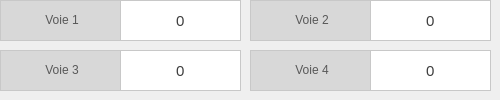
      <widget class="QWidget" name="page_5G">
       <widget class="QLabel" name="label_auto_channel_5_5G">
        <property name="geometry">
         <rect>
          <x>250</x>
          <y>50</y>
          <width>121</width>
          <height>41</height>
         </rect>
        </property>
        <property name="styleSheet">
         <string notr="true">background-color: rgb(216, 216, 216);
border: 1px solid rgb(200, 200, 200);
font: 700 9pt &quot;Segoe UI&quot;;
color: rgb(88, 88, 88);</string>
        </property>
        <property name="text">
         <string>&lt;html&gt;&lt;head/&gt;&lt;body&gt;&lt;p align=&quot;center&quot;&gt;Voie 4&lt;/p&gt;&lt;/body&gt;&lt;/html&gt;</string>
        </property>
       </widget>
       <widget class="QLabel" name="label_auto_channel_1_5G">
        <property name="geometry">
         <rect>
          <x>0</x>
          <y>0</y>
          <width>121</width>
          <height>41</height>
         </rect>
        </property>
        <property name="styleSheet">
         <string notr="true">background-color: rgb(216, 216, 216);
border: 1px solid rgb(200, 200, 200);
font: 700 9pt &quot;Segoe UI&quot;;
color: rgb(88, 88, 88);</string>
        </property>
        <property name="text">
         <string>&lt;html&gt;&lt;head/&gt;&lt;body&gt;&lt;p align=&quot;center&quot;&gt;Voie 1&lt;/p&gt;&lt;/body&gt;&lt;/html&gt;</string>
        </property>
       </widget>
       <widget class="QLabel" name="label_auto_channel_2_5G">
        <property name="geometry">
         <rect>
          <x>250</x>
          <y>0</y>
          <width>121</width>
          <height>41</height>
         </rect>
        </property>
        <property name="styleSheet">
         <string notr="true">background-color: rgb(216, 216, 216);
border: 1px solid rgb(200, 200, 200);
font: 700 9pt &quot;Segoe UI&quot;;
color: rgb(88, 88, 88);</string>
        </property>
        <property name="text">
         <string>&lt;html&gt;&lt;head/&gt;&lt;body&gt;&lt;p align=&quot;center&quot;&gt;Voie 2&lt;/p&gt;&lt;/body&gt;&lt;/html&gt;</string>
        </property>
       </widget>
       <widget class="QSpinBox" name="spinBox_auto_channel_3_5G">
        <property name="geometry">
         <rect>
          <x>120</x>
          <y>50</y>
          <width>121</width>
          <height>41</height>
         </rect>
        </property>
        <property name="font">
         <font>
          <family>Segoe UI</family>
          <pointsize>11</pointsize>
          <italic>false</italic>
          <bold>false</bold>
         </font>
        </property>
        <property name="styleSheet">
         <string notr="true">border: 1px solid rgb(200, 200, 200);
font: 11pt &quot;Segoe UI&quot;;
color: rgb(62, 62, 62);
</string>
        </property>
        <property name="alignment">
         <set>Qt::AlignCenter</set>
        </property>
        <property name="buttonSymbols">
         <enum>QAbstractSpinBox::NoButtons</enum>
        </property>
        <property name="suffix">
         <string/>
        </property>
        <property name="prefix">
         <string/>
        </property>
        <property name="minimum">
         <number>0</number>
        </property>
        <property name="maximum">
         <number>4095</number>
        </property>
        <property name="value">
         <number>0</number>
        </property>
       </widget>
       <widget class="QSpinBox" name="spinBox_auto_channel_2_5G">
        <property name="geometry">
         <rect>
          <x>370</x>
          <y>0</y>
          <width>121</width>
          <height>41</height>
         </rect>
        </property>
        <property name="font">
         <font>
          <family>Segoe UI</family>
          <pointsize>11</pointsize>
          <italic>false</italic>
          <bold>false</bold>
         </font>
        </property>
        <property name="styleSheet">
         <string notr="true">border: 1px solid rgb(200, 200, 200);
font: 11pt &quot;Segoe UI&quot;;
color: rgb(62, 62, 62);
</string>
        </property>
        <property name="alignment">
         <set>Qt::AlignCenter</set>
        </property>
        <property name="buttonSymbols">
         <enum>QAbstractSpinBox::NoButtons</enum>
        </property>
        <property name="suffix">
         <string/>
        </property>
        <property name="prefix">
         <string/>
        </property>
        <property name="minimum">
         <number>0</number>
        </property>
        <property name="maximum">
         <number>4095</number>
        </property>
        <property name="value">
         <number>0</number>
        </property>
       </widget>
       <widget class="QSpinBox" name="spinBox_auto_channel_4_5G">
        <property name="geometry">
         <rect>
          <x>370</x>
          <y>50</y>
          <width>121</width>
          <height>41</height>
         </rect>
        </property>
        <property name="font">
         <font>
          <family>Segoe UI</family>
          <pointsize>11</pointsize>
          <italic>false</italic>
          <bold>false</bold>
         </font>
        </property>
        <property name="styleSheet">
         <string notr="true">border: 1px solid rgb(200, 200, 200);
font: 11pt &quot;Segoe UI&quot;;
color: rgb(62, 62, 62);
</string>
        </property>
        <property name="alignment">
         <set>Qt::AlignCenter</set>
        </property>
        <property name="buttonSymbols">
         <enum>QAbstractSpinBox::NoButtons</enum>
        </property>
        <property name="suffix">
         <string/>
        </property>
        <property name="prefix">
         <string/>
        </property>
        <property name="minimum">
         <number>0</number>
        </property>
        <property name="maximum">
         <number>4095</number>
        </property>
        <property name="value">
         <number>0</number>
        </property>
       </widget>
       <widget class="QSpinBox" name="spinBox_auto_channel_1_5G">
        <property name="geometry">
         <rect>
          <x>120</x>
          <y>0</y>
          <width>121</width>
          <height>41</height>
         </rect>
        </property>
        <property name="font">
         <font>
          <family>Segoe UI</family>
          <pointsize>11</pointsize>
          <italic>false</italic>
          <bold>false</bold>
         </font>
        </property>
        <property name="styleSheet">
         <string notr="true">border: 1px solid rgb(200, 200, 200);
font: 11pt &quot;Segoe UI&quot;;
color: rgb(62, 62, 62);
</string>
        </property>
        <property name="alignment">
         <set>Qt::AlignCenter</set>
        </property>
        <property name="buttonSymbols">
         <enum>QAbstractSpinBox::NoButtons</enum>
        </property>
        <property name="suffix">
         <string/>
        </property>
        <property name="prefix">
         <string/>
        </property>
        <property name="minimum">
         <number>0</number>
        </property>
        <property name="maximum">
         <number>4095</number>
        </property>
        <property name="value">
         <number>0</number>
        </property>
       </widget>
       <widget class="QLabel" name="label_auto_channel_4_5G">
        <property name="geometry">
         <rect>
          <x>0</x>
          <y>50</y>
          <width>121</width>
          <height>41</height>
         </rect>
        </property>
        <property name="styleSheet">
         <string notr="true">background-color: rgb(216, 216, 216);
border: 1px solid rgb(200, 200, 200);
font: 700 9pt &quot;Segoe UI&quot;;
color: rgb(88, 88, 88);</string>
        </property>
        <property name="text">
         <string>&lt;html&gt;&lt;head/&gt;&lt;body&gt;&lt;p align=&quot;center&quot;&gt;Voie 3&lt;/p&gt;&lt;/body&gt;&lt;/html&gt;</string>
        </property>
       </widget>
      </widget>
